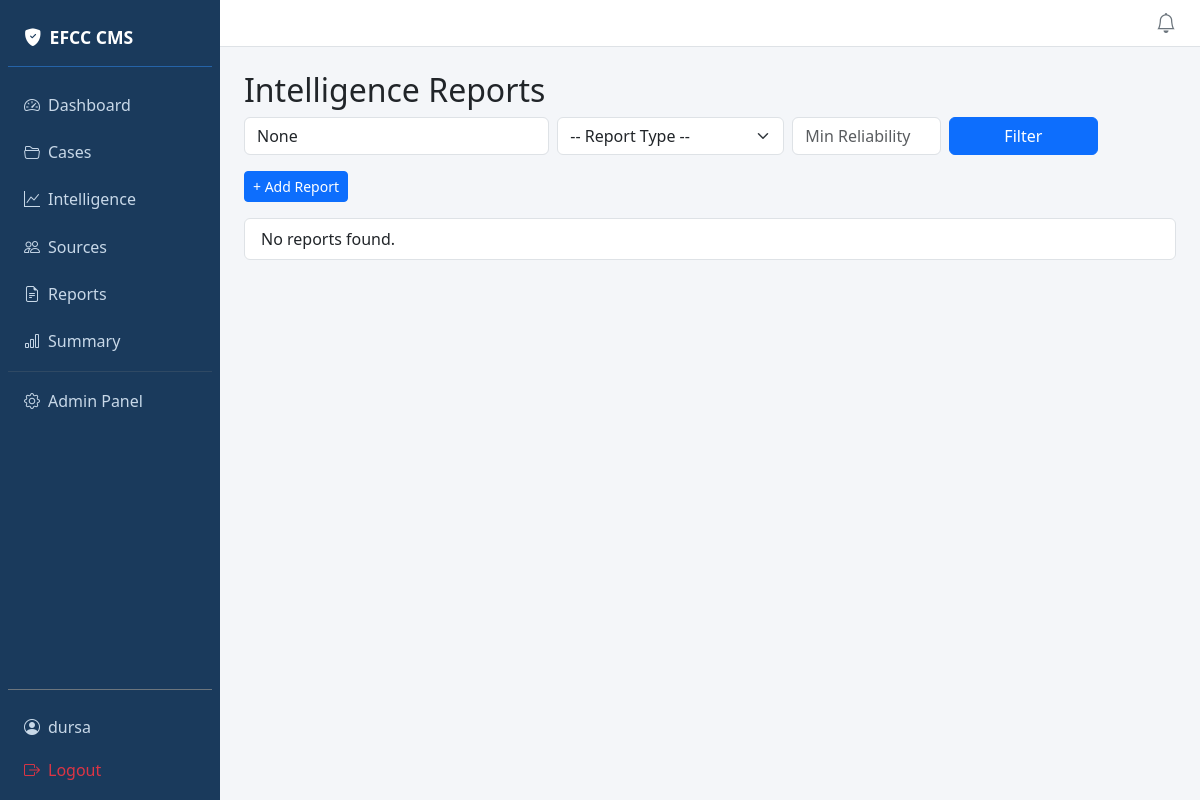
The app's page /intel/reports/ (signed in), older data.
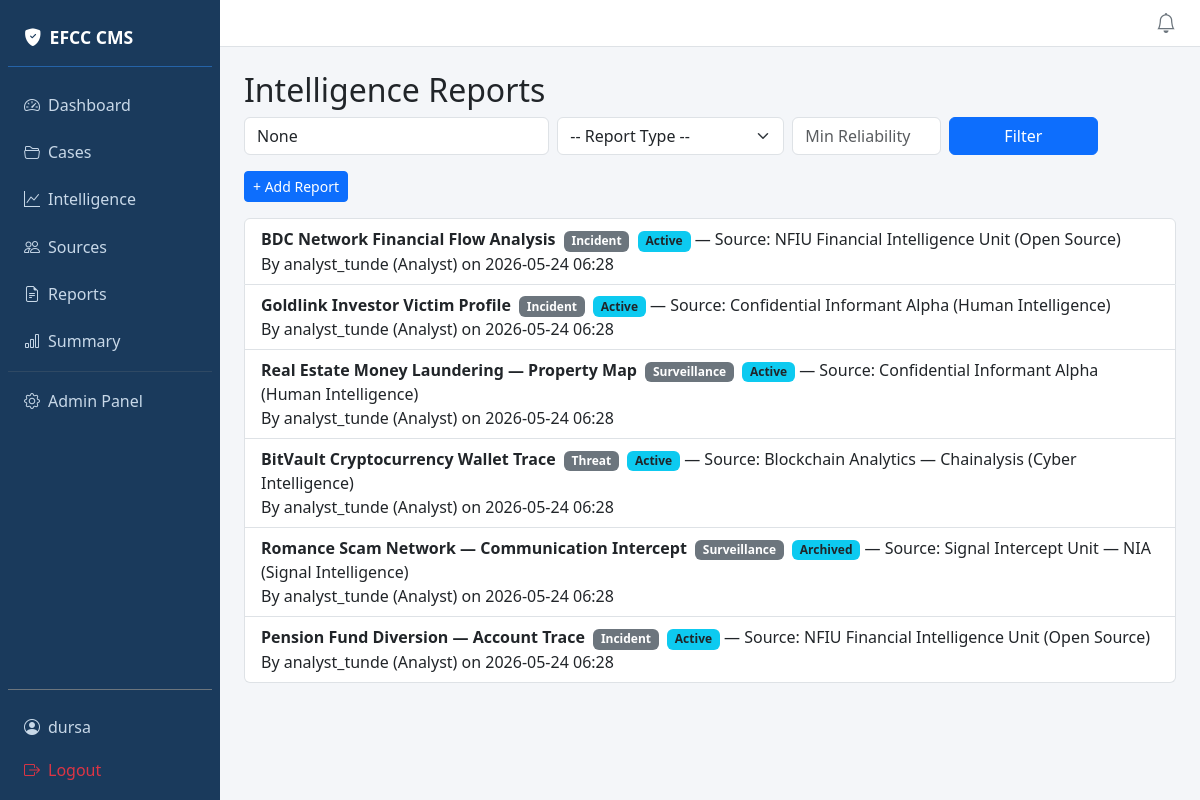
The same page, newer data.
### intel/models.py (models this page shows, shortened)
class IntelReport(models.Model):
    REPORT_TYPE_CHOICES = [
        ('Incident', 'Incident'),
        ('Threat', 'Threat'),
        ('Surveillance', 'Surveillance'),
        ('Other', 'Other'),
    ]
    STATUS_CHOICES = [
        ('draft', 'Draft'),
        ('active', 'Active'),
        ('archived', 'Archived'),
    ]
    case = models.ForeignKey(Case, on_delete=models.CASCADE, related_name='intel_reports')
    title = models.CharField(max_length=255)
    content = models.TextField()
    report_type = models.CharField(max_length=20, choices=REPORT_TYPE_CHOICES, default='Incident')
    status = models.CharField(max_length=20, choices=STATUS_CHOICES, default='active')
    source = models.ForeignKey(IntelligenceSource, on_delete=models.SET_NULL, null=True, blank=True)
    created_by = models.ForeignKey(User, on_delete=models.SET_NULL, null=True)
    created_at = models.DateTimeField(auto_now_add=True)
    tags = TaggableManager()
    latitude = models.FloatField(null=True, blank=True)
    longitude = models.FloatField(null=True, blank=True)

class IntelligenceSource(models.Model):
    SOURCE_TYPES = [
        ('human', 'Human Intelligence'),
        ('signal', 'Signal Intelligence'),
        ('open', 'Open Source'),
        ('cyber', 'Cyber Intelligence'),
    ]
    name = models.CharField(max_length=255)
    source_type = models.CharField(max_length=20, choices=SOURCE_TYPES)
    contact_info = models.TextField(blank=True)
    reliability_score = models.IntegerField(default=3)  # 1–5
    notes = models.TextField(blank=True)
    added_by = models.ForeignKey(User, on_delete=models.SET_NULL, null=True)
    created_at = models.DateTimeField(auto_now_add=True)
    tags = TaggableManager()
    def __str__(self):
        return f"{self.name} ({self.get_source_type_display()})"

### core/models.py (models this page shows)
class User(AbstractUser):
    ROLE_CHOICES = (
        ('admin', 'Admin'),
        ('investigator', 'Investigator'),
        ('legal', 'Legal Officer'),
        ('analyst', 'Analyst'),
    )
    role = models.CharField(max_length=20, choices=ROLE_CHOICES, default='investigator')
    phone = models.CharField(max_length=20, blank=True)
    avatar = models.ImageField(upload_to='avatars/', blank=True, null=True)
    two_factor_enabled = models.BooleanField(default=False)
    two_factor_secret = models.CharField(max_length=32, blank=True)
    def __str__(self):
        return f"{self.username} ({self.get_role_display()})"

### intel/views.py (the view)
# urls.py: path('reports/', views.report_list, name='report_list'),
@login_required
def report_list(request):
    query = request.GET.get('q')
    report_type = request.GET.get('report_type')
    min_reliability = request.GET.get('min_reliability')
    reports = IntelReport.objects.select_related('source', 'created_by').all()
    if query:
        reports = reports.filter(Q(title__icontains=query) | Q(content__icontains=query))
    if report_type:
        reports = reports.filter(report_type=report_type)
    if min_reliability:
        try:
            reports = reports.filter(source__reliability_score__gte=int(min_reliability))
        except ValueError:
            pass
    context = {
        'reports': reports,
        'query': query,
        'report_type': report_type,
        'min_reliability': min_reliability,
    }
    return render(request, 'intel/report_list.html', context)

### templates/intel/report_list.html (shortened to what this page needs)
{% extends 'base.html' %}
{% block content %}
<h2>Intelligence Reports</h2>
<form method="get" class="row g-2 mb-3">
  <div class="col-md-4">
    <input type="text" name="q" placeholder="Search title or content..." value="{{ query }}" class="form-control" />
  </div>
  <div class="col-md-3">
    <select name="report_type" class="form-select">
      <option value="">-- Report Type --</option>
    </select>
  </div>
  <div class="col-md-2">
    <input type="number" name="min_reliability" placeholder="Min Reliability" value="{{ min_reliability }}" class="form-control" min="1" max="5" />
  </div>
  <div class="col-md-2">
    <button type="submit" class="btn btn-primary w-100">Filter</button>
  </div>
</form>
<a class="btn btn-sm btn-primary mb-3" href="{% url 'report_create' %}">+ Add Report</a>
<ul class="list-group">
  {% for report in reports %}
    <li class="list-group-item">
      <strong>{{ report.title }}</strong>
      <span class="badge bg-secondary ms-1">{{ report.get_report_type_display }}</span>
      <span class="badge bg-info text-dark ms-1">{{ report.get_status_display }}</span>
      {% if report.source %} — Source: {{ report.source }}{% endif %}<br>
      By {{ report.created_by }} on {{ report.created_at|date:"Y-m-d H:i" }}
    </li>
  {% empty %}
    <li class="list-group-item">No reports found.</li>
  {% endfor %}
</ul>
{% endblock %}

Row changes from the older to the newer data that the page shows:
added IntelReport: title "BDC Network Financial Flow Analysis", report_type "Incident", status "Active", source "NFIU Financial Intelligence Unit (Open Source)", created_by "analyst_tunde (Analyst)", created_at "2026-05-24 06:28"
added IntelReport: title "Goldlink Investor Victim Profile", report_type "Incident", status "Active", source "Confidential Informant Alpha (Human Intelligence)", created_by "analyst_tunde (Analyst)", created_at "2026-05-24 06:28"
added IntelReport: title "Real Estate Money Laundering — Property Map", report_type "Surveillance", status "Active", source "Confidential Informant Alpha (Human Intelligence)", created_by "analyst_tunde (Analyst)", created_at "2026-05-24 06:28"
added IntelReport: title "BitVault Cryptocurrency Wallet Trace", report_type "Threat", status "Active", source "Blockchain Analytics — Chainalysis (Cyber Intelligence)", created_by "analyst_tunde (Analyst)", created_at "2026-05-24 06:28"
added IntelReport: title "Romance Scam Network — Communication Intercept", report_type "Surveillance", status "Archived", source "Signal Intercept Unit — NIA (Signal Intelligence)", created_by "analyst_tunde (Analyst)", created_at "2026-05-24 06:28"
added IntelReport: title "Pension Fund Diversion — Account Trace", report_type "Incident", status "Active", source "NFIU Financial Intelligence Unit (Open Source)", created_by "analyst_tunde (Analyst)", created_at "2026-05-24 06:28"
Text that changed along with them:
text no longer shown: "No reports found."
